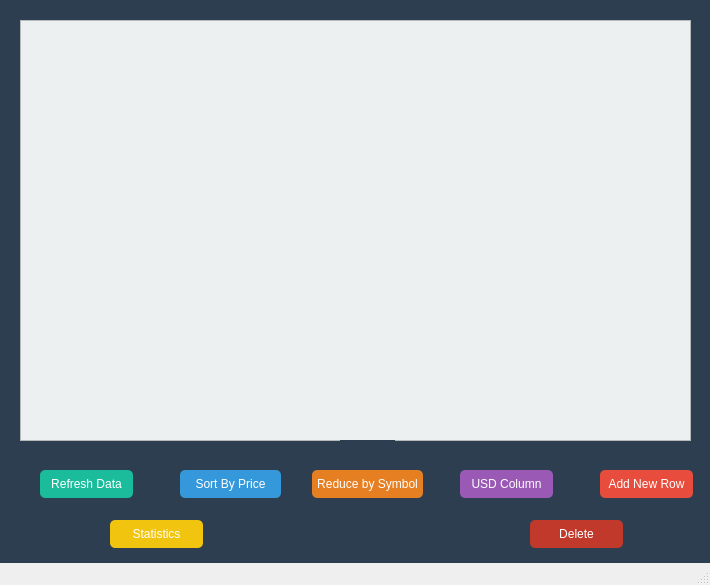
<?xml version="1.0" encoding="UTF-8"?>
<ui version="4.0">
 <class>MainWindow</class>
 <widget class="QMainWindow" name="MainWindow">
  <property name="geometry">
   <rect>
    <x>0</x>
    <y>0</y>
    <width>710</width>
    <height>585</height>
   </rect>
  </property>
  <property name="windowTitle">
   <string>MainWindow</string>
  </property>
  <widget class="QWidget" name="centralwidget">
   <property name="styleSheet">
    <string>
     background-color: #2c3e50;
    </string>
   </property>
   <widget class="QTableWidget" name="tableWidget">
    <property name="geometry">
     <rect>
      <x>20</x>
      <y>20</y>
      <width>671</width>
      <height>421</height>
     </rect>
    </property>
    <property name="styleSheet">
     <string>
      background-color: #ecf0f1;
      gridline-color: #bdc3c7;
     </string>
    </property>
   </widget>
   <widget class="QLabel" name="label">
    <property name="geometry">
     <rect>
      <x>340</x>
      <y>440</y>
      <width>55</width>
      <height>21</height>
     </rect>
    </property>
    <property name="text">
     <string/>
    </property>
    <property name="styleSheet">
     <string>
      color: #ecf0f1;
     </string>
    </property>
   </widget>
   <widget class="QPushButton" name="pushButton">
    <property name="geometry">
     <rect>
      <x>40</x>
      <y>470</y>
      <width>93</width>
      <height>28</height>
     </rect>
    </property>
    <property name="text">
     <string>Refresh Data</string>
    </property>
    <property name="styleSheet">
     <string>
      background-color: #1abc9c;
      color: white;
      border-radius: 5px;
     </string>
    </property>
   </widget>
   <widget class="QPushButton" name="pushButton_2">
    <property name="geometry">
     <rect>
      <x>180</x>
      <y>470</y>
      <width>101</width>
      <height>28</height>
     </rect>
    </property>
    <property name="text">
     <string>Sort By Price</string>
    </property>
    <property name="styleSheet">
     <string>
      background-color: #3498db;
      color: white;
      border-radius: 5px;
     </string>
    </property>
   </widget>
   <widget class="QPushButton" name="pushButton_3">
    <property name="geometry">
     <rect>
      <x>312</x>
      <y>470</y>
      <width>111</width>
      <height>28</height>
     </rect>
    </property>
    <property name="text">
     <string>Reduce by Symbol</string>
    </property>
    <property name="styleSheet">
     <string>
      background-color: #e67e22;
      color: white;
      border-radius: 5px;
     </string>
    </property>
   </widget>
   <widget class="QPushButton" name="pushButton_4">
    <property name="geometry">
     <rect>
      <x>460</x>
      <y>470</y>
      <width>93</width>
      <height>28</height>
     </rect>
    </property>
    <property name="text">
     <string>USD Column</string>
    </property>
    <property name="styleSheet">
     <string>
      background-color: #9b59b6;
      color: white;
      border-radius: 5px;
     </string>
    </property>
   </widget>
   <widget class="QPushButton" name="pushButton_5">
    <property name="geometry">
     <rect>
      <x>600</x>
      <y>470</y>
      <width>93</width>
      <height>28</height>
     </rect>
    </property>
    <property name="text">
     <string>Add New Row</string>
    </property>
    <property name="styleSheet">
     <string>
      background-color: #e74c3c;
      color: white;
      border-radius: 5px;
     </string>
    </property>
   </widget>
   <widget class="QPushButton" name="pushButton_6">
    <property name="geometry">
     <rect>
      <x>110</x>
      <y>520</y>
      <width>93</width>
      <height>28</height>
     </rect>
    </property>
    <property name="text">
     <string>Statistics</string>
    </property>
    <property name="styleSheet">
     <string>
      background-color: #f1c40f;
      color: white;
      border-radius: 5px;
     </string>
    </property>
   </widget>
   <widget class="QPushButton" name="pushButton_7">
    <property name="geometry">
     <rect>
      <x>530</x>
      <y>520</y>
      <width>93</width>
      <height>28</height>
     </rect>
    </property>
    <property name="text">
     <string>Delete</string>
    </property>
    <property name="styleSheet">
     <string>
      background-color: #c0392b;
      color: white;
      border-radius: 5px;
     </string>
    </property>
   </widget>
  </widget>
  <widget class="QStatusBar" name="statusbar"/>
 </widget>
 <resources/>
 <connections/>
</ui>
